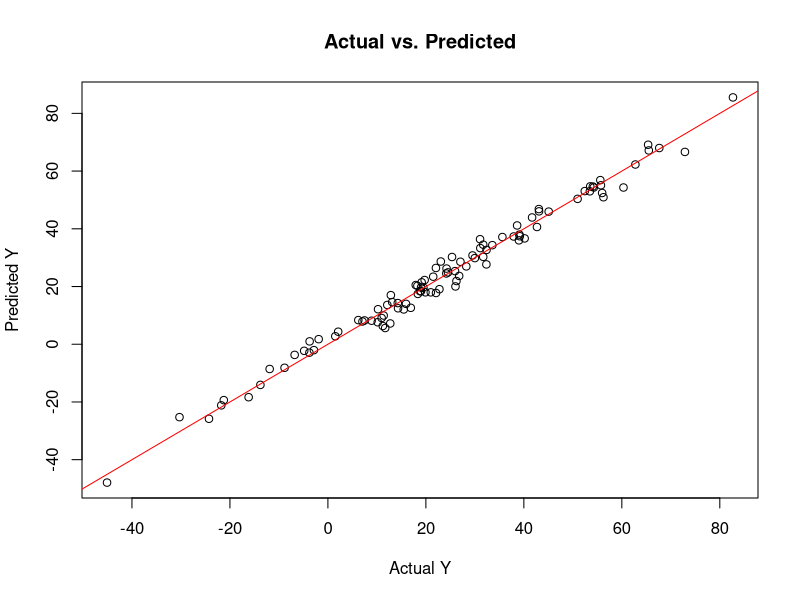

Write the R code that produced this figure.
# Generating dummy data
set.seed(123)  # Setting seed for reproducibility
n <- 100  # Number of observations
x1 <- rnorm(n, mean = 50, sd = 10)  # Independent variable 1 (normally distributed)
x2 <- rnorm(n, mean = 30, sd = 5)   # Independent variable 2 (normally distributed)
epsilon <- rnorm(n, mean = 0, sd = 3)  # Error term (normally distributed with mean 0, sd 3)
y <- 10 + 2*x1 - 3*x2 + epsilon  # Dependent variable (linear relationship with x1 and x2)

# Creating a data frame
dummy_data <- data.frame(y = y, x1 = x1, x2 = x2)

# Perform linear regression
lm_model <- lm(y ~ x1 + x2, data = dummy_data)

# Summary of the regression results
summary(lm_model)

# Predicting values using the model
predicted_values <- predict(lm_model, dummy_data)

# Plotting actual vs. predicted values
plot(dummy_data$y, predicted_values, main = "Actual vs. Predicted", 
     xlab = "Actual Y", ylab = "Predicted Y")
abline(0, 1, col = "red")  # Adding a 45-degree line for comparison
